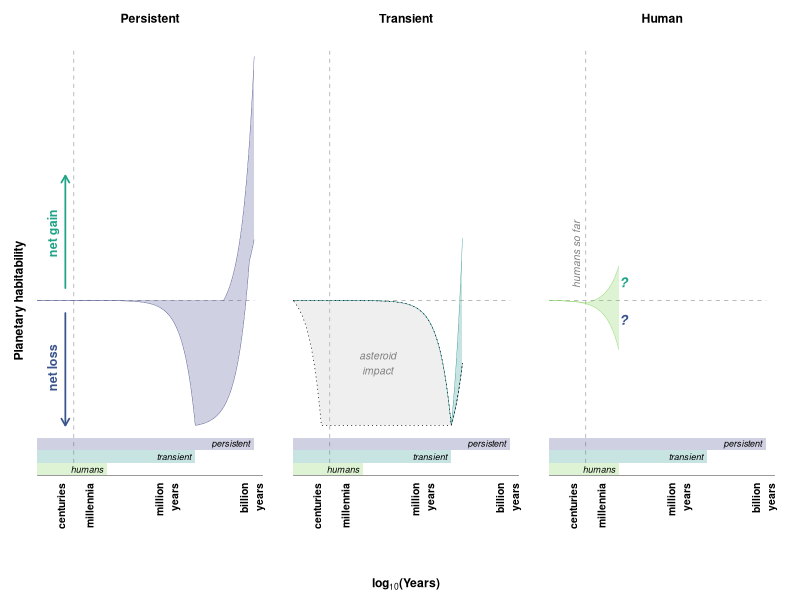

Write R code to recreate this figure. (Note: this script raises an error after producing the figure.)
# schematic figure of the potential range of biosphere disruptor impacts over time
# this produces a three panel figure:
#-- a. past persistent disruptors
#-- b. past transient disruptors
#-- c. the current and near-future trajectories of the human disruptor

# axes:
#-- x-axis: log base 10 time in years from onset of disruptor
#-- y-axis: impact (positive or negative) of the disruptor on the biosphere; 
#           zero-centred axis;
#           biosphere impact may be measured by biodiversity, biomass, productivity

# assumptions and parameters:
#-- a. transient disruptors last for 10e+06 years
#-- b. persistent disruptors last for 10e+08 years
#-- c. transient disruptors primarily degrade the biosphere
#-- d. persistent disruptors primarily enhance the biosphere
#-- e. linear degradation rate (biosphere degradation is uniformly distributed in time)
#-- f. linear enhancement rate (biosphere enhancement is uniformly distributed in time)
#-- g. degradation drives the biosphere to a nadir value of -1
#-- h. enhancement drives the biosphere to a peak value of +1


# clear the decks ----
rm(list = ls())


# load packages ----
library(ggplot2)
library(dplyr)


# plot parameters ----
dir_plots <- file.path("plots")
line_width <- 1/.pt # in /.pt units
point_size <- 5/.pt # in /.pt untis
plot_palette <- viridis::viridis(n = 6, begin = 0.1, end = 0.9)


# dummy data ----
## time scale ----
data_time_scale <- data.frame(
  label = c(#"years", 
            #"decades", 
            "centuries",
            "millennia", 
            "million\nyears", 
            "billion\nyears"
            # "kiloyears", 
            # "megayears", 
            # "gigayears"
            ),
  value = c(#0,
            #1,
            1e+02,
            1e+03,
            1e+06, 
            1e+09
            )
  )

### transient timescale ----
# transient disruptors operate on timescales of <1e+01 to 4e+06 years
# biosphere recovery and/or transformation takes place on timescales from 1e+06 to 1e+07 years
x_t <- 10**seq(from = 0.01, to = 7, by = 0.01)
x_t_min <- 1e+01
x_t_max <- 4e+06
x_t_recovery <- 1e+07

### persistent timescale ----
# persistent disruptors operate on timescales of 4e+07 years to 5e+08 years
# persistent disruptors generally enhance the biosphere on these timescales
# persistent disruptors may harm the incumbent biosphere on timescales of 1e+00 to 1e+06 years
x_p <- 10**seq(from = 0.01, to = 9, by = 0.01)
x_p_min <- 4e+07
x_p_max <- 5e+08

### human timescale ----
# human disruptor operates on timescales of 1e+01 years to 3e+03 years
# humans are currently degrading the biosphere (0 < t < 2e+02)
# humans may continue to degrade the biosphere (2e+02 < t < 3e+03)
# humans may change course and enhance the biosphere (2e+02 < t < 3e+03)
x_h <- 10**seq(from = 0.01, to = 4, by = 0.01)
x_h_min <- 1e+01
x_h_cur <- 2e+02 # human current
x_h_max <- 3e+03

## transient disruptors functions ----
### simple transient simple recovery ----
# assume 1:1 linear decline to nadir of -1
# assume 1:1 linear recovery to 0 after event
simple_t_y <- function(x) {
  ifelse(
    x >= x_t_min & x <= x_t_max,
    # first segment: linear decline
    -1 * ((x - x_t_min) / (x_t_max - x_t_min)),
    ifelse(
      x > x_t_max & x <= x_t_recovery,
      # second segment: linear recovery
      -1 + ((x - x_t_max) / (x_t_recovery - x_t_max)),
      NA  # outside the defined domain
    )
  )
}
simple_t <- data.frame('disruptor' = 'Transient', 
                       'version' = 'simple',
                       'x' = x_t, 'y' = simple_t_y(x_t))

### simple transient rapid recovery ----
# assume 1:1 linear decline to nadir of -1
# assume 1.5:1 rapid linear recovery to +0.5 after event
fast_t_y <- function(x) {
  ifelse(
    x >= x_t_min & x <= x_t_max,
    # first segment: linear decline
    -1 * ((x - x_t_min) / (x_t_max - x_t_min)),
    ifelse(
      x > x_t_max & x <= x_t_recovery,
      # second segment: linear recovery
      -1 + 1.5*((x - x_t_max) / (x_t_recovery - x_t_max)),
      NA  # outside the defined domain
    )
  )
}
fast_t <- data.frame('disruptor' = 'Transient', 
                     'version' = 'fast recovery',
                     'x' = x_t, 'y' = fast_t_y(x_t))

### simple transient slow recovery ----
# assume 1:1 linear decline to nadir of -1
# assume 0.5:1 slow linear recovery to -0.5 after event
slow_t_y <- function(x) {
  ifelse(
    x >= x_t_min & x <= x_t_max,
    # first segment: linear decline
    -1 * ((x - x_t_min) / (x_t_max - x_t_min)),
    ifelse(
      x > x_t_max & x <= x_t_recovery,
      # second segment: linear recovery
      -1 + 0.5*((x - x_t_max) / (x_t_recovery - x_t_max)),
      NA  # outside the defined domain
    )
  )
}
slow_t <- data.frame('disruptor' = 'Transient', 
                     'version' = 'slow recovery',
                     'x' = x_t, 'y' = slow_t_y(x_t))

### simple transient asteroid impact ----
# assume 1:1 linear decline to nadir of -1 over 1e+02 years
# assume plateau to 1e+06 years
# assume 1:1 linear recovery to 0 after event
kpg_t_y <- function(x) {
  ifelse(
    x >= x_t_min & x <= 1e+02,
    # first segment: linear decline
    -1 * ((x - x_t_min) / (1e+02 - x_t_min)),
    ifelse(
      # second segment: plateau
      x > 1e+02 & x <= x_t_max, 
      -1, 
      ifelse(
        x > x_t_max & x <= x_t_recovery,
        # third segment: linear recovery
        -1 + 0.5*((x - x_t_max) / (x_t_recovery - x_t_max)),
        NA  # outside the defined domain
      )
    )
  )
}
kpg_t <- data.frame('disruptor' = 'Transient', 
                    'version' = 'asteroid impact',
                    'x' = x_t, 'y' = kpg_t_y(x_t))

## persistent disruptors functions ----
### simple persistent simple recovery ----
# assume 1:1 linear increase to peak of +1
simple_p_y <- function(x) {
  ifelse(
    # first segment before range of disruptor impact
    x < x_p_min, 
    0, 
    ifelse(
      # second segment: linear increase for duration of impact
      x >= x_p_min & x <= x_p_max,
      (x - x_p_min) / (x_p_max - x_p_min),
      NA  # outside the defined domain
    )
  )
}
simple_p <- data.frame('disruptor' = 'Persistent', 
                       'version' = 'simple',
                       'x' = x_p, 'y' = simple_p_y(x_p))

### simple persistent fast ----
# assume 2:1 linear increase to peak of +2 then plateau
fast_p_y <- function(x) {
  ifelse(
    # first segment before range of disruptor impact
    x < x_p_min, 
    0, 
    ifelse(
      # second segment: linear increase gradient +2
      x >= x_p_min & (2*(x - x_p_min) / (x_p_max - x_p_min)) <= 2,
      2*(x - x_p_min) / (x_p_max - x_p_min),
      ifelse(
        # third segment: plateau at +2
        x <= x_p_max, 
        2,
        NA  # outside the defined domain
      )
    )  
  )
}
fast_p <- data.frame('disruptor' = 'Persistent', 
                     'version' = 'fast',
                     'x' = x_p, 'y' = fast_p_y(x_p))

### simple persistent slow ----
# assume 0.5:1 linear increase to peak of +1.5 then plateau
slow_p_y <- function(x) {
  ifelse(
    # first segment before range of disruptor impact
    x < x_p_min, 
    0, 
    ifelse(
      # second segment: linear increase gradient +1.5
      x >= x_p_min & x <= x_p_max,
      0.5*(x - x_p_min) / (x_p_max - x_p_min),
      NA  # outside the defined domain
    )  
  )
}
slow_p <- data.frame('disruptor' = 'Persistent', 
                     'version' = 'slow',
                     'x' = x_p, 'y' = slow_p_y(x_p))

### gain after initial harm ----
# assume linear harm for duration of transient disruptor
# then linear increase to +1
initial_harm_p_y <- function(x) {
  ifelse(
    x >= x_t_min & x <= x_t_max,
    # first segment: linear decline
    simple_t_y(x),
    ifelse(
      x > x_t_max & x <= x_p_max,
      # second segment: linear recovery
      -1 + 2*((x - x_t_max) / (x_p_max - x_t_max)),
      NA  # outside the defined domain
    )
  )
}
initial_harm_p <- data.frame('disruptor' = 'Persistent', 
                             'version' = 'initial harm',
                             'x' = x_p, 'y' = initial_harm_p_y(x_p))

## human disruptor functions ----
### simple human decline ----
# assume 1:1 linear decrease to nadir of -0.3
human_t_y <- function(x) {
  ifelse(
    # first segment before range of disruptor impact
    x < x_h_min, 
    0, 
    ifelse(
      # second segment: linear decrease to -0.4 at 3e+03 years
      x >= x_h_min & x < x_h_max,
      -0.4 * ((x - x_h_min) / (x_h_max - x_h_min)),
      NA  # outside the defined domain
    )
  )
}
human_t <- data.frame('disruptor' = 'Human', 
                      'version' = 'business as usual',
                      'x' = x_h, 'y' = human_t_y(x_h))

### human recovery ----
# assume 1:1 linear decrease towards nadir of -0.3 at 3e+03 years
# arrested at 2e+02 years with recovery to +0.2 at 3e+03 years
human_p_y <- function(x) {
  ifelse(
    # first segment before range of disruptor impact
    x < x_h_min, 
    0, 
    ifelse(
      # second segment: linear decrease to 2e+02
      x >= x_h_min & x <= 2e+02,
      -0.3 * ((x - x_h_min) / (x_h_max - x_h_min)),
      ifelse(
        # third segment: recovery
        x > 2e+02 & x <= x_h_max,
        # third segment: linear recovery
        (-0.3 * ((2e+02 - x_h_min) / (x_h_max - x_h_min))) + 0.3*((x - 2e+02) / (x_h_max - 2e+02)), 
        NA  # outside the defined domain
      )
    )
  )
}
human_p <- data.frame('disruptor' = 'Human', 
                      'version' = 'sustainable stewardship',
                      'x' = x_h, 'y' = human_p_y(x_h))

## collate data ----
disruptors <- rbind(simple_t, 
                    fast_t, 
                    slow_t,
                    kpg_t,
                    simple_p, 
                    fast_p,
                    slow_p, 
                    initial_harm_p, 
                    human_t, 
                    human_p) 

## summarise data ----
disruptors_summary <- disruptors |> 
  dplyr::mutate(kpg = dplyr::case_when(version == "asteroid impact" ~ "K-Pg")) |> 
  dplyr::group_by(x, disruptor, kpg) |> 
  dplyr::summarise(lower_bound = min(y, na.rm = TRUE), 
                   upper_bound = max(y, na.rm = TRUE), 
                   average = mean(y, na.rm = TRUE)) |>
  dplyr::mutate(lower_bound = dplyr::case_when(is.infinite(lower_bound) ~ NA, .default = lower_bound), 
                upper_bound = dplyr::case_when(is.infinite(upper_bound) ~ NA, .default = upper_bound), 
                average = dplyr::case_when(is.infinite(average) ~ NA, .default = average), 
                disruptor = ordered(disruptor, levels = c("Persistent", "Transient", "Human")))

disruptors_summary_main <- disruptors_summary |> dplyr::filter(is.na(kpg))
disruptors_summary_kpg <- disruptors_summary |> 
  dplyr::filter(!is.na(kpg)) |>
  dplyr::mutate(upper_bound = disruptors_summary_main$lower_bound[
    disruptors_summary_main$disruptor == "Transient" & disruptors_summary_main$x == x])

# plot data ----
ggplot() +
  theme_void() +
  theme(plot.margin = margin(10, 10, 7, 10, unit = 'pt'), 
        axis.text = element_blank(), 
        axis.title.y = element_text(size = 5*point_size, face = 'bold', angle = 90, vjust = 1, hjust = 0.5),
        axis.title.x = element_text(size = 5*point_size, face = 'bold', angle = 0, vjust = 0), # vjust = -1), 
        strip.background = element_blank(), 
        strip.text = element_text(size = 5*point_size, face = 'bold', vjust = 1)) +
  labs(x = expression(bold("log"[10]*"(Years)")), 
       y = "Planetary habitability") +
  facet_grid(~disruptor) +
  scale_x_log10(limits = c(x_t_min, 1e+09)) +
  coord_cartesian(ylim = c(-2, 2), clip = 'off') +
  scale_fill_viridis_d(aesthetics = c("fill", "colour"), begin = 0.2, end = 0.8, guide = "none") +
  # add axes and annotations
  ## zero line
  annotate(geom = "segment", x = x_t_min, xend = x_p_max, y = 0, 
           linetype = "dashed", colour = "grey50", linewidth = 0.5*line_width) +
  ## 200 year line
  annotate(geom = "segment", x = 2e+02, y = -1.3, yend = 2, 
           linetype = "dashed", colour = "grey50", linewidth = 0.5*line_width) +
  ## disruptor durations
  annotate(geom = "rect", xmin = x_t_min, xmax = x_p_max, ymin = -1.2, ymax = -1.1,
           alpha = 0.25, colour = NA, fill = viridis::viridis(n=3, begin = 0.2, end = 0.8)[1]) +
  annotate(geom = "text", x = x_p_max, y = -1.15, label = expression(italic("persistent")),
           colour = "black", size = 1.3*point_size, hjust = 1.1, vjust = 0.5) +
  annotate(geom = "rect", xmin = x_t_min, xmax = x_t_max, ymin = -1.3, ymax = -1.2,
           alpha = 0.25, colour = NA, fill = viridis::viridis(n=3, begin = 0.2, end = 0.8)[2]) +
  annotate(geom = "text", x = x_t_max, y = -1.25, label = expression(italic("transient")),
           colour = "black", size = 1.3*point_size, hjust = 1.1, vjust = 0.5) +
  annotate(geom = "rect", xmin = x_h_min, xmax = x_h_max, ymin = -1.4, ymax = -1.3,
           alpha = 0.25, colour = NA, fill = viridis::viridis(n=3, begin = 0.2, end = 0.8)[3]) +
  annotate(geom = "text", x = x_h_max, y = -1.35, label = expression(italic("humans")),
           colour = "black", size = 1.3*point_size, hjust = 1.1, vjust = 0.5) +
  ## time axis
  annotate(geom = "linerange", y = -1.4, xmin = x_t_min, xmax = max(x_p, na.rm = TRUE),
           linewidth = line_width/.pt, colour = "black") +
  geom_text(data = data_time_scale,
            aes(x = value, y = -1.46, label = label),
            angle = 90, hjust = 1, vjust = 0,
            size = 1.5*point_size, colour = 'black', fontface = "bold") +
  ## y-axis biosphere labels
  geom_segment(data = data.frame(x = 1e+02, xend = 1e+02, y = 0.1, yend = 1, 
                                 disruptor = ordered("Persistent", levels = c("Persistent", "Transient", "Human"))),
               aes(x = x, xend = xend, y = y, yend = yend), 
               linewidth = 1.7*line_width, colour = plot_palette[4], 
               arrow = arrow(length = unit(0.2, "cm")), lineend = "round", linejoin = "bevel") +
  geom_text(data = data.frame(x = 4e+01, 
                              y = 0.5, 
                              label = "net gain", 
                              disruptor = ordered("Persistent", levels = c("Persistent", "Transient", "Human"))),
            aes(x = x, y = y, label = label), 
            colour = plot_palette[4], vjust = 0.3, hjust = 0.4, angle = 90, size = 1.8*point_size, fontface = "bold") +
  geom_segment(data = data.frame(x = 1e+02, xend = 1e+02, 
                                 y = -0.1, yend = -1, 
                                 disruptor = ordered("Persistent", levels = c("Persistent", "Transient", "Human"))),
               aes(x = x, xend = xend, y = y, yend = yend), 
               linewidth = 1.7*line_width, colour = plot_palette[2], arrow = arrow(length = unit(0.2, "cm")), lineend = "round", linejoin = "bevel") +
  geom_text(data = data.frame(x = 4e+01, 
                              y = -0.5, 
                              label = "net loss", 
                              disruptor = ordered("Persistent", levels = c("Persistent", "Transient", "Human"))),
            aes(x = x, y = y, label = label), 
            colour = plot_palette[2], vjust = 0.3, hjust = 0.6, angle = 90, size = 1.8*point_size, fontface = "bold") +
  # add data
  ## main data
  geom_ribbon(data = disruptors_summary_main,
              aes(x = x, ymin = lower_bound, ymax = upper_bound, colour = disruptor, fill = disruptor), 
              linewidth = 1*line_width/.pt, alpha = 0.25) +
  geom_ribbon(data = disruptors_summary_kpg, 
              aes(x = x, ymin = lower_bound, ymax = upper_bound), #colour = "asteroid impact"),
              colour = "black", fill = "grey75",
              linetype = "dotted", linewidth = 2*line_width/.pt, alpha = 0.25) +
  ## asteroid impact data
  geom_text(data = data.frame(x = 1e+04, 
                              y = -0.5, 
                              label = "asteroid\nimpact", 
                              disruptor = ordered("Transient", levels = c("Persistent", "Transient", "Human"))),
            aes(x = x, y = y, label = label), 
            colour = "grey50",
            hjust = 0.5, vjust = 0.5, fontface = "italic", size = 1.5*point_size) +
  ## human uncertainty label
  geom_text(data = data.frame(x = rep(3e+03, 2), 
                              y = c(-0.15, 0.15), 
                              label = rep("?", 2), 
                              disruptor = ordered("Human", levels = c("Persistent", "Transient", "Human"))),
            aes(x = x, y = y, label = label),
            colour = c(plot_palette[2], plot_palette[4]),
            hjust = 0, vjust = 0.5, fontface = "bold.italic", size = 2*point_size) +
  geom_text(data = data.frame(x = 2e+02, 
                              y = 0.1, 
                              label = "humans so far", 
                              disruptor = ordered("Human", levels = c("Persistent", "Transient", "Human"))),
            aes(x = x, y = y, label = label),
            colour = "grey50",
            angle = 90, hjust = 0, vjust = -0.7, fontface = "italic", size = 1.5*point_size)

# save figure
ggsave(filename = file.path(dir_plots, "fig_2_schematic.png"),
       width = 170,
       height = 99,
       units = "mm",
       dpi = 600,
       bg = "white")


# END ----
